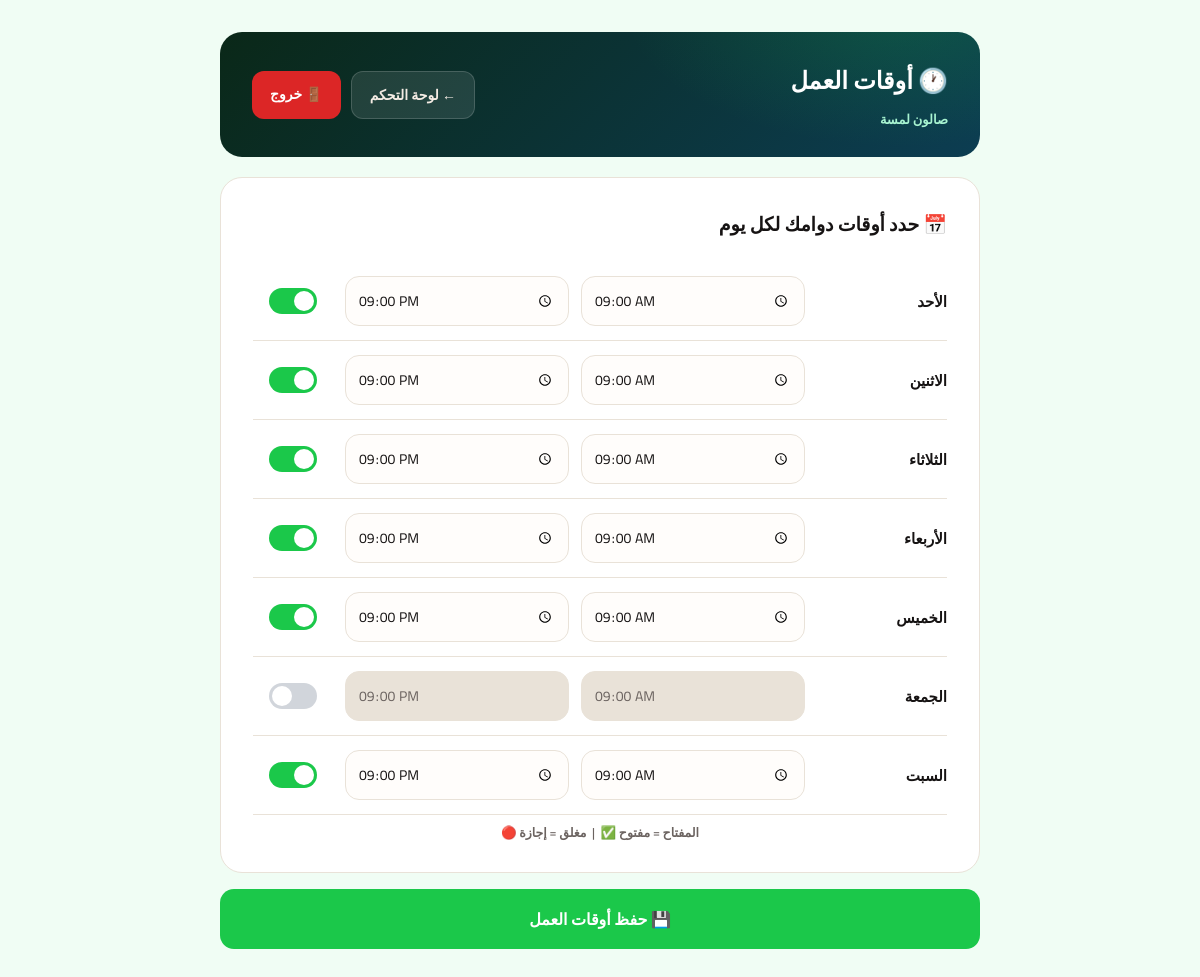
Screenshot of /working-hours (signed in) with the database file from the repository.
### models.py (models this page shows)
class Business(Base):
    __tablename__ = "businesses"
    id          = Column(Integer, primary_key=True, index=True)
    user_id     = Column(Integer, ForeignKey("users.id"))
    name        = Column(String)
    slug        = Column(String, unique=True)
    whatsapp    = Column(String)
    logo_url    = Column(String, default="")
    category    = Column(String, default="")   # صالون / عيادة / مطعم ...
    plan        = Column(String, default="free")
    is_active   = Column(Integer, default=1)
    visits      = Column(Integer, default=0)
    currency    = Column(String, default="")

class WorkingHours(Base):
    __tablename__ = "working_hours"
    id          = Column(Integer, primary_key=True, index=True)
    business_id = Column(Integer, ForeignKey("businesses.id"))
    day         = Column(Integer)   # 0=الأحد ... 6=السبت
    open_time   = Column(String)    # "09:00"
    close_time  = Column(String)    # "21:00"
    is_open     = Column(Integer, default=1)

### main.py (the view)
@app.get("/working-hours", response_class=HTMLResponse)
def working_hours_page(request: Request, db: Session = Depends(get_db)):
    user = get_current_user(request, db)
    if not user:
        return RedirectResponse(url="/login", status_code=303)
    business = db.query(Business).filter(Business.user_id == user.id).first()
    if not business:
        return RedirectResponse(url="/create-business", status_code=303)
    hours = db.query(WorkingHours).filter(
        WorkingHours.business_id == business.id
    ).order_by(WorkingHours.day).all()
    if not hours:
        days = [(0,"الأحد"),(1,"الاثنين"),(2,"الثلاثاء"),
                (3,"الأربعاء"),(4,"الخميس"),(5,"الجمعة"),(6,"السبت")]
        for day_num, _ in days:
            wh = WorkingHours(
                business_id=business.id,
                day=day_num,
                open_time="09:00",
                close_time="21:00",
                is_open=1 if day_num != 5 else 0
            )
            db.add(wh)
        db.commit()
        hours = db.query(WorkingHours).filter(
            WorkingHours.business_id == business.id
        ).order_by(WorkingHours.day).all()
    return templates.TemplateResponse(
        request=request,
        name="working_hours.html",
        context={"business": business, "hours": hours}
    )

### templates/working_hours.html (shortened to what this page needs)
<!DOCTYPE html>
<html lang="ar" dir="rtl">
<head>
</head>
<body>
<div class="container">
  <div class="header">
    <div>
      <div class="header-title">🕐 أوقات العمل</div>
      <div class="header-sub">{{ business.name }}</div>
    </div>
    <div class="header-actions">
      <a href="/admin" class="btn-pill btn-ghost">← لوحة التحكم</a>
      <a href="/logout" class="btn-pill btn-danger">🚪 خروج</a>
    </div>
  </div>
  <div class="card">
    <div class="card-title">📅 حدد أوقات دوامك لكل يوم</div>
    {% set day_names = ["الأحد", "الاثنين", "الثلاثاء", "الأربعاء", "الخميس", "الجمعة", "السبت"] %}
    {% for h in hours %}
    <div class="day-row" id="row-{{ h.id }}">
      <div class="day-name">{{ day_names[h.day] }}</div>
      <div>
        <input type="time" class="time-input" id="open-{{ h.id }}"
          value="{{ h.open_time }}"
          {% if not h.is_open %}disabled{% endif %}>
      </div>
      <div>
        <input type="time" class="time-input" id="close-{{ h.id }}"
          value="{{ h.close_time }}"
          {% if not h.is_open %}disabled{% endif %}>
      </div>
      <div class="toggle-wrap">
        <label class="toggle">
          <span class="toggle-slider"></span>
        </label>
      </div>
    </div>
    {% endfor %}
    <div style="margin-top:6px;color:var(--ink-soft);font-size:12.5px;font-weight:600;text-align:center;">
      المفتاح = مفتوح ✅ &nbsp;|&nbsp; مغلق = إجازة 🔴
    </div>
  </div>
  <button class="save-btn" id="saveBtn" onclick="saveHours()">
    <span class="btn-label">💾 حفظ أوقات العمل</span>
  </button>
  <p id="msg"></p>
</div>
</body>
</html>

### templates/working_hours.html (style rules this page uses)
:root { --ink:#161313; --ink-soft:#6b6360; --paper:#f0fdf4; --card:#ffffff; --line:#e9e2d8; --green:#1bc84a; --green-dark:#15a83d; --green-tint:#dcfce7; --accent:#0ea5e9; --accent-dark:#0284c7; --accent-tint:#f0f9ff; --bad:#dc2626; --bad-tint:#fef2f2; --good:#15803d; --radius-lg:22px; --radius-md:14px; }
* { box-sizing:border-box; }
body { margin:0; font-family:'Cairo',sans-serif; background:var(--paper); color:var(--ink); padding:32px 18px 60px; }
.container { max-width:760px;margin:auto; }
.header { background:linear-gradient(135deg,#0a2818,#0c3d52); padding:26px 32px; border-radius:var(--radius-lg); color:white; display:flex; justify-content:space-between; align-items:center; margin-bottom:20px; flex-wrap:wrap;gap:14px; position:relative;overflow:hidden; }
.header::after { content:"";position:absolute;inset:0; background:radial-gradient(400px 200px at 90% -20%, rgba(27,200,74,.2), transparent 70%); pointer-events:none; }
.header-title { font-size:24px;font-weight:900;position:relative;z-index:1; }
.header-sub { color:#a7f3d0;font-size:13px;font-weight:600;margin-top:4px;position:relative;z-index:1; }
.header-actions { display:flex;gap:10px;position:relative;z-index:1; }
.btn-pill { padding:10px 18px;border-radius:12px; text-decoration:none;font-weight:700;font-size:14px; white-space:nowrap;transition:transform .12s;display:inline-block; }
.btn-ghost { background:rgba(255,255,255,.1);border:1px solid rgba(255,255,255,.16);color:#f4ece4; }
.btn-danger { background:var(--bad);color:white; }
.card { background:var(--card); border:1px solid var(--line); padding:28px 32px; border-radius:var(--radius-lg); margin-bottom:16px; }
.card-title { font-size:19px;font-weight:800;margin-bottom:20px; }
.day-row { display:grid; grid-template-columns:130px 1fr 1fr 80px; align-items:center; gap:12px; padding:14px 0; border-bottom:1px solid var(--line); }
.day-name { font-weight:800;font-size:15px; }
.time-input { width:100%;padding:10px 12px; font-size:14px;border-radius:var(--radius-md); border:1.5px solid var(--line);outline:none; font-family:'Cairo',sans-serif; background:#fffdfb;color:var(--ink); transition:border-color .15s, box-shadow .15s; }
.time-input:disabled { background:var(--line);color:var(--ink-soft); cursor:not-allowed; }
.toggle-wrap { display:flex;justify-content:center; }
.toggle { position:relative; width:48px;height:26px; flex:none; }
.toggle-slider { position:absolute;inset:0; background:#d1d5db;border-radius:999px; cursor:pointer;transition:background .2s; }
.toggle-slider::before { content:""; position:absolute; width:20px;height:20px; left:3px;top:3px; background:white;border-radius:50%; transition:transform .2s; }
.toggle input:checked + .toggle-slider { background:var(--green); }
.toggle input:checked + .toggle-slider::before { transform:translateX(22px); }
.save-btn { width:100%;padding:15px;border:none; border-radius:var(--radius-md); background:var(--green);color:white; font-size:16px;font-weight:800; cursor:pointer;font-family:'Cairo',sans-serif; transition:background .15s; display:flex;align-items:center;justify-content:center;gap:8px; }
#msg { text-align:center;margin-top:12px; font-size:14px;font-weight:700;min-height:18px; }

### rows the page displays
Business: name "صالون لمسة"
WorkingHours: day "الأحد", open_time "09:00", close_time "21:00"
WorkingHours: day "الاثنين", open_time "09:00", close_time "21:00"
WorkingHours: day "الثلاثاء", open_time "09:00", close_time "21:00"
WorkingHours: day "الأربعاء", open_time "09:00", close_time "21:00"
WorkingHours: day "الخميس", open_time "09:00", close_time "21:00"
WorkingHours: day "الجمعة", open_time "09:00", close_time "21:00"
WorkingHours: day "السبت", open_time "09:00", close_time "21:00"
